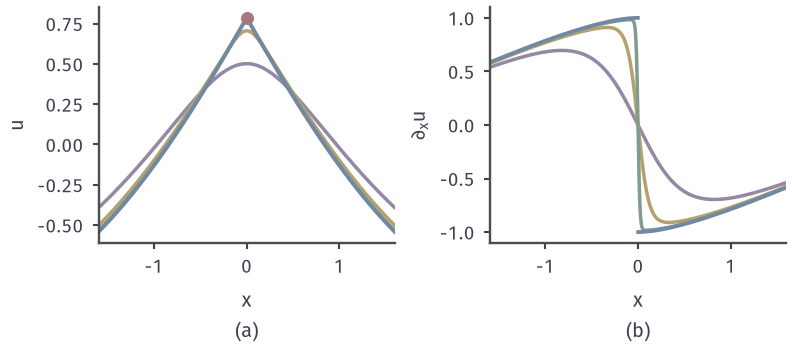

Here is the Python script that generated this plot:
from pathlib import Path
import sys
ROOT = next(p for p in Path(__file__).resolve().parents if (p/"build.sh").is_file() and (p/"tex/book.tex").is_file())
sys.path.insert(0, str(ROOT/"figures/06-differential-equations/02-partial-differential-equations/matplotlib/hj-common"))
from hj_common import *
HERE = Path(__file__).resolve().parent
# Target: exact viscous solutions (Cole-Hopf) at t=pi/2 for eps=.2,.05,.01 and the Hopf-Lax limit; (b) x-derivative.
fig, axs = figure(width_mm=112, height_mm=50, ncols=2)
t=np.pi/2; x=np.linspace(-1.6,1.6,1601); ys=np.linspace(-14,14,56001)
U,_=hopf_lax(x,t,np.cos,ys)
ax0,ax1=axs; style(ax0); style(ax1)
for e,c in ((.2,PURPLE),(.05,YELLOW),(.01,GREEN)):
    V=cole_hopf(x,t,e,np.cos,ys); ax0.plot(x,V,color=c,lw=1.4); ax1.plot(x,np.gradient(V,x),color=c,lw=1.4)
    print(e,'u_eps(0)',V[800],'u0',U[800],'diff',V[800]-U[800],'-2e ln2',-2*e*np.log(2))
ax0.plot(x,U,color=BLUE,lw=1.5); L=x<0; ax1.plot(x[L],np.gradient(U,x)[L],color=BLUE,lw=1.5); ax1.plot(x[~L][1:],np.gradient(U,x)[~L][1:],color=BLUE,lw=1.5)
ax0.plot([0],[np.pi/4],'o',ms=4.2,color=RED,zorder=6)
ax0.set_xlim(-1.6,1.6); ax0.set_ylabel('$u$'); sub(ax0,'a','$x$')
ax1.set_xlim(-1.6,1.6); ax1.set_ylabel('$\\partial_x u$'); sub(ax1,'b','$x$')
save(fig,HERE,'figure',{'formula':'Cole-Hopf, t=pi/2, eps=.2,.05,.01'})
